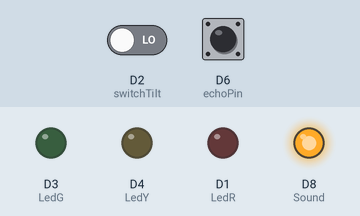
Recording of a sketch running on a simulated ESP8266 (NodeMCU). Shown: output pins drawn as LEDs (lit = HIGH). Inputs (shaded band) come from the test bench; at power-on: D2 (switchTilt) LOW, D6 (echoPin) LOW. WiFi joins after 1.5 s; servers stay silent unless stated; pins used as bus, display or sensor lines are not drawn; what the sketch prints to the serial monitor is not drawn.

Above: at 3.2 s.
3.3 s: D2 (switchTilt) driven HIGH and D6 (echoPin) driven HIGH
At 4.7 s:
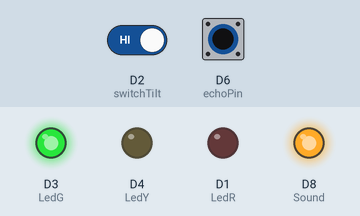
15.5 s: D6 (echoPin) pulsed LOW 2 times (0.12 s each, 0.3 s apart)
Timing chart, 0 to 28.5 s (numbered marks = the images above; inputs shaded):
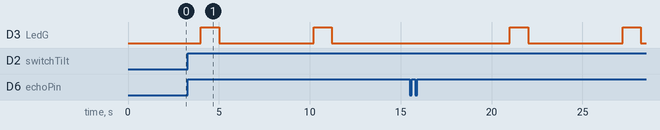

Measured:
- by itself, D3 (LedG): alternates HIGH for 1.0 s and LOW for 5.2 s

The sketch:

FinalPJ.ino
```cpp
#include <stdio.h>
#include <Wire.h>
#include <SPI.h>
#include <ESP8266WiFi.h>              // Include main library
//------------------- Connect ----------
const char* ssid     = "TiFF";    // Set your SSID
const char* password = "12345678";  // Set your password
const char* thing = "Gbp_Project";   // Set Thing name
const char* host = "dweet.io";        // Set host

//------------------ ตรวจจับการเอียง-สั่น --------
const int switchTilt = D2;
String Tilteds ="";
//------------------ วัดระยะทาง --------------
long distance = 0;
#define trigPin D5
#define echoPin D6
//------------------- LED & Sound------------
const int LedR = D1;
const int LedG = D3;
const int LedY = D4;
#define Sound D8
int val = 0;
void setup(){
   analogWrite(Sound,255);
   pinMode (LedR,OUTPUT);
   pinMode (LedY,OUTPUT);
   pinMode (LedG,OUTPUT);
   pinMode (switchTilt,INPUT);
   pinMode(trigPin, OUTPUT);
   pinMode(echoPin, INPUT);;
   delay(500);
   Serial.begin(9600);
   delay(10);
   Serial.println();
   Serial.println();
   Serial.print("Connecting to ");
   Serial.println(ssid);
   WiFi.begin(ssid, password);
   while (WiFi.status() != WL_CONNECTED)
   {
     delay(500);
     Serial.print(".");                // Print WiFi status
   }
   Serial.println("");
   Serial.println("WiFi connected");   // Print connect status
   Serial.println("IP address: ");
   Serial.println(WiFi.localIP());     // Print IP address
}


void loop(){
  String Tilteds_value =Tilted();
  Serial.println(Tilteds_value);
//  distances();
  String Distances_value = distances();
  Serial.println(distance + " Cm.");
  WiFiClient client;
  const int httpPort = 80;            // Set HTTP port
//  Serial.println(host);
//  Serial.println(httpPort);
  if (!client.connect(host, httpPort))// Test connection
  {
    Serial.println("connection failed"); // Print connection fail message
    return;
  }else{
     Serial.println("connection");
  }
  String url =  String("/dweet/for/") + thing + "?"; // Set message
  url += "Tilted=";
  url += Tilteds_value;
  url += "&Distance=";
  url += Distances_value;
  client.print(String("GET ") + url + " HTTP/1.1\r\n" +
               "Host: " + host + "\r\n" +
               "Connection: keep-alive\r\n" +
               "Cache-Control: max-age=0\r\n\r\n");
  Serial.print("URL : ");
  Serial.println(url);              // Print URL
//
//  while (client.available())
//  {
//    String line = client.readStringUntil('\r');
//    Serial.print(line);
//  }
//  Serial.println();
//  Serial.println("closing connection"); // Print closing status
  delay(3000);
}

String Tilted(){
   val = digitalRead(switchTilt);
   if (val == HIGH){
//      digitalWrite(LedR,HIGH);
      Tilteds ="No_Tilted";
//      Serial.println(Tilteds);
   }
   else {
//   digitalWrite(LedR,LOW);
      Tilteds ="Tilted";
//      Serial.println(Tilteds);
   }
   return Tilteds;
}

String distances(){
  distance = read_hc_sr04();
  if (distance <= 200 && distance >= 0){
      Serial.print("Distance: ");
      Serial.println(String(distance) + " Cm.");
      if (distance <= 44){
          LOW_distance(distance);
      }
      else if (distance <= 88) {
          Medium_distance(distance);
      }
      else if (distance > 88) {
          High_distance(distance);
      }
  }
  return String(distance);
}

long read_hc_sr04(){
  long duration, distance = 0;
  digitalWrite(trigPin, LOW);
  delay(500);
  digitalWrite(trigPin, HIGH);
  delay(500);
  digitalWrite(trigPin, LOW);
  duration = pulseIn(echoPin, HIGH);
  distance = (duration / 2) / 29.1;
  return distance;
}

void LOW_distance(long distance){
  digitalWrite(LedG,1);
  delay(1000);
  digitalWrite(LedG,0);
}

void Medium_distance(long distance){
  digitalWrite(LedY,1);
  delay(1000);
  digitalWrite(LedY,0);
}

void High_distance(long distance){
  digitalWrite(LedR,1);
  delay(1000);
  digitalWrite(LedR,0);
}
```
